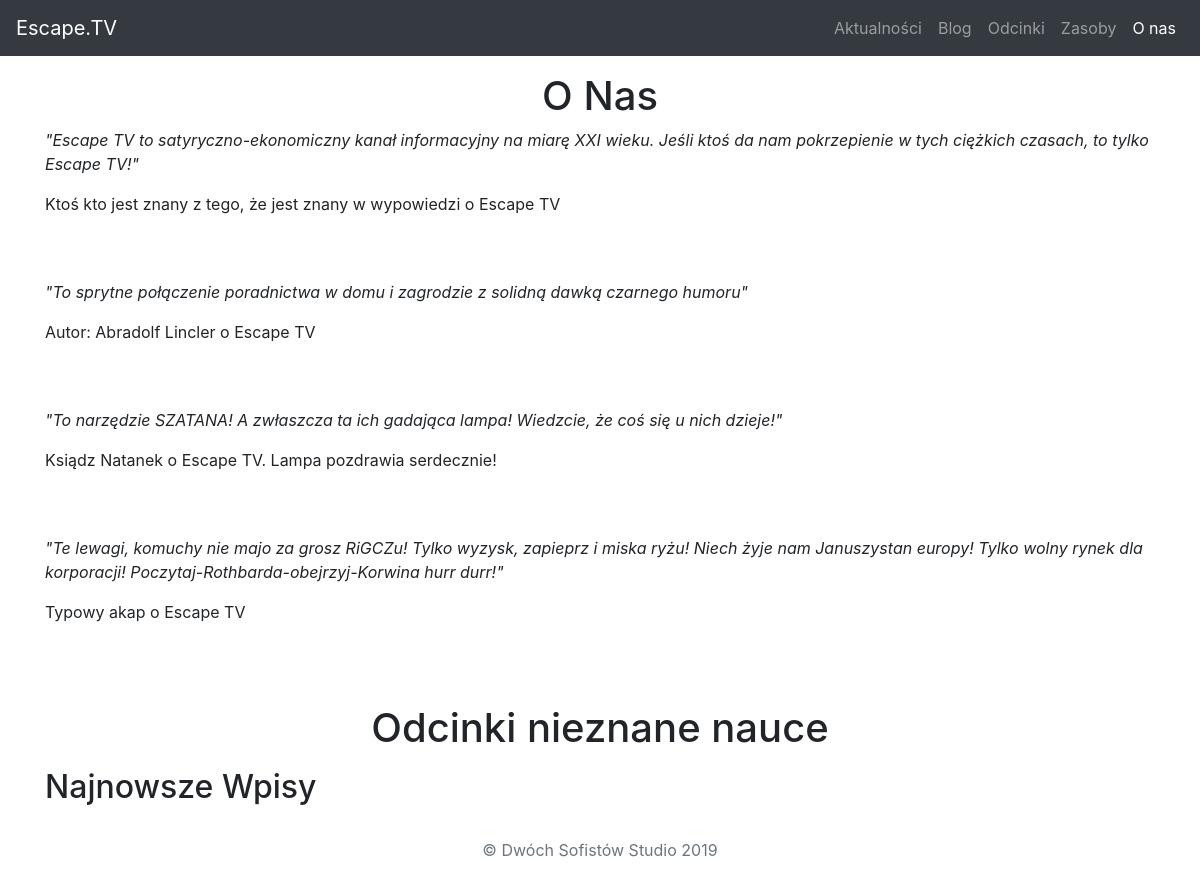
Page /about/ on the earlier database version.
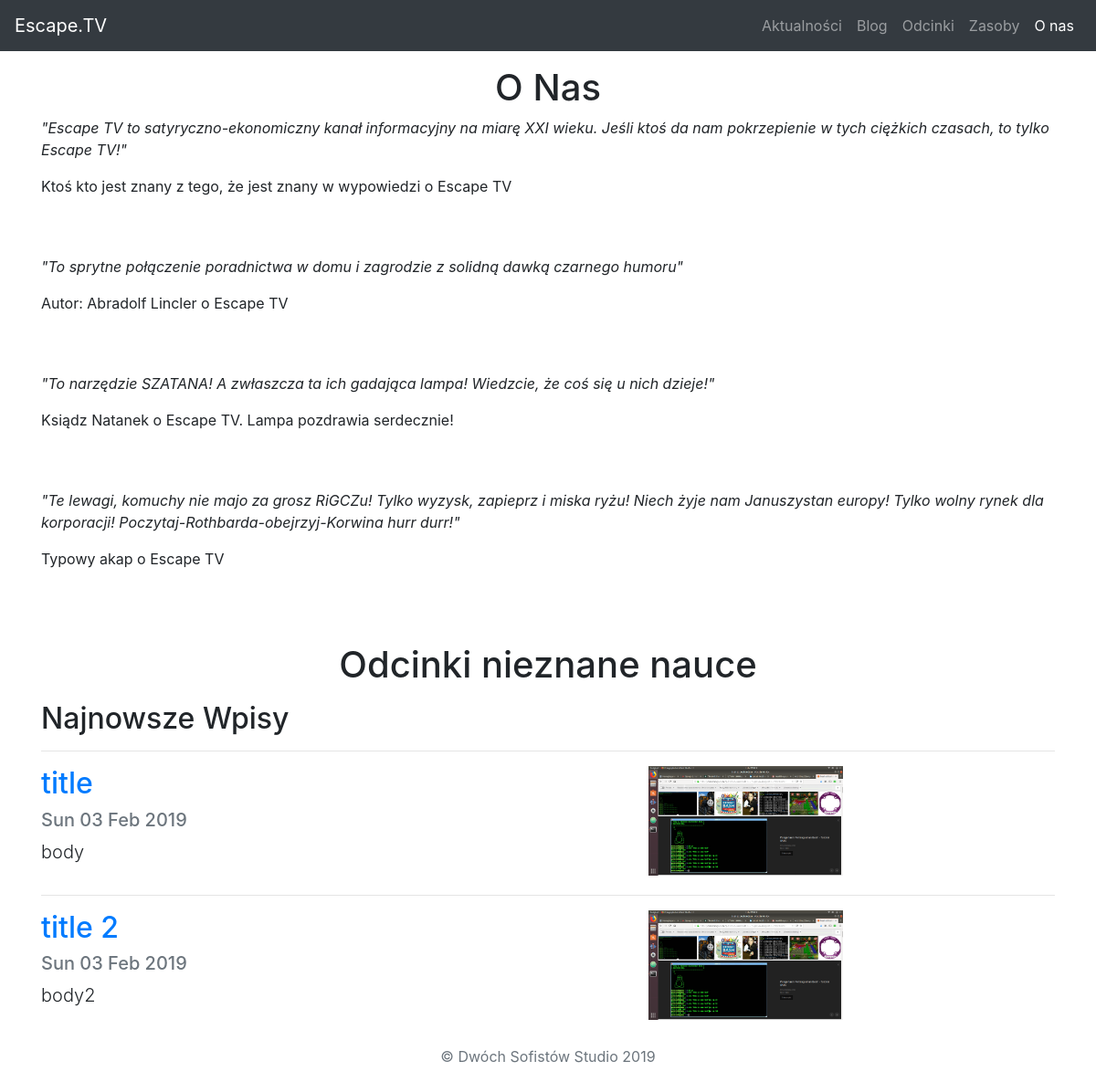
Same page on the later database version.
### episodes/models.py (models this page shows, shortened)
class HiddenEpisode(models.Model):
    title = models.CharField(max_length=200)
    pubdate = models.DateTimeField()
    body = models.TextField()
    image = models.ImageField(upload_to='images')
    video = models.CharField(max_length=500)
    skin = models.ImageField(upload_to='images', blank=True, null=True)
    resource1 = models.TextField()
    resource2 = models.TextField()
    link = models.TextField()
    def summary(self):
        return self.body[:110]
    def pubdate_short(self):
        return self.pubdate.strftime('%a %d %b %Y')

### weird/views.py (the view)
# urls.py: path('about/', weird.views.about, name='about'),
def about(request):
    episodes_h = HiddenEpisode.objects
    return render(request, 'about.html', {'episodes':episodes_h})

### weird/templates/about.html (shortened to what this page needs)
<!doctype html>
<html lang="en">
  {% load staticfiles %}
  <head>
    <link rel="stylesheet" href="https://stackpath.bootstrapcdn.com/bootstrap/4.1.3/css/bootstrap.min.css">
  </head>
  <body>
    <header>
      <nav class="navbar navbar-expand-lg navbar-dark bg-dark">
        <a class="navbar-brand" href="{% url 'home' %}">Escape.TV</a>
        <div class="collapse navbar-collapse" id="navbarNav">
          <ul class="navbar-nav ml-auto">
            <li class="nav-item">
              <a class="nav-link" href="{% url 'home' %}">Aktualności</a>
            </li>
            <li class="nav-item">
              <a class="nav-link" href="{% url 'blogmenu' %}">Blog</a>
            </li>
            <li class="nav-item">
              <a class="nav-link" href="{% url 'episodemenu' %}">Odcinki</a>
            </li>
            <li class="nav-item">
              <a class="nav-link" href="{% url 'resourcemenu' %}">Zasoby</a>
            </li>
            <li class="nav-item">
              <a class="nav-link active" href="{% url 'about' %}">O nas</a>
            </li>
          </ul>
        </div>
      </nav>
    </header>
    <main role="main">
      <div class="container">
        <h1 class="text-center pt-3">O Nas</h1>
        <p><i> "Escape TV to satyryczno-ekonomiczny kanał informacyjny na miarę XXI wieku.
            Jeśli ktoś da nam pokrzepienie w tych ciężkich czasach, to tylko Escape TV!" </i></p>
            <blockquote>Ktoś kto jest znany z tego, że jest znany w wypowiedzi o Escape TV</blockquote><br><br>
        <p><i> "To sprytne połączenie poradnictwa w domu i zagrodzie z solidną dawką czarnego humoru" </i></p>
            <blockquote>Autor: Abradolf Lincler o Escape TV</blockquote><br><br>
        <p><i> "To narzędzie SZATANA! A zwłaszcza ta ich gadająca lampa! Wiedzcie, że coś się  u nich dzieje!" </i></p>
            <blockquote>Ksiądz Natanek o Escape TV. Lampa pozdrawia serdecznie!</blockquote><br><br>
        <p><i> "Te lewagi, komuchy nie majo za grosz RiGCZu! Tylko wyzysk, zapieprz i miska ryżu!
                Niech żyje nam Januszystan europy! Tylko wolny rynek dla korporacji!
                Poczytaj-Rothbarda-obejrzyj-Korwina hurr durr!" </i></p>
            <blockquote>Typowy akap o Escape TV</blockquote><br><br>
      </div>
      <div class="container marketing">
        <h1 class="text-center pt-3">Odcinki nieznane nauce</h1>
        <h2 class="pt-2">Najnowsze Wpisy</h2>
        {% for episode in episodes.all %}
          <hr class="featurette-divider">
           <div class="row featurette">
             <div class="col-md-7">
               <a href="{% url 'detailep' episode.id %}"><h2 class="featurette-heading">{{ episode.title }}</h2></a> <h5 class="text-muted">{{ episode.pubdate_short }}</h5>
               <p class="lead">{{ episode.summary }}</p>
             </div>
             <div class="col-md-5">
               <a href="{% url 'episode' episode.id %}"><img class="featurette-image" src="{{ episode.image.url }}" height="120px" /></a>
             </div>
           </div>
        {% endfor %}
      </div>
    </main>
    <br/>
    <footer class="text-muted">
      <div class="container text-center">
        <p> &copy; Dwóch Sofistów Studio {% now "Y" %}</p>
      </div>
    </footer>
  </body>
</html>

Differences in the rows shown:
added HiddenEpisode: title "title", pubdate_short "Sun 03 Feb 2019", summary "body", image (picture)
added HiddenEpisode: title "title 2", pubdate_short "Sun 03 Feb 2019", summary "body2", image (picture)
